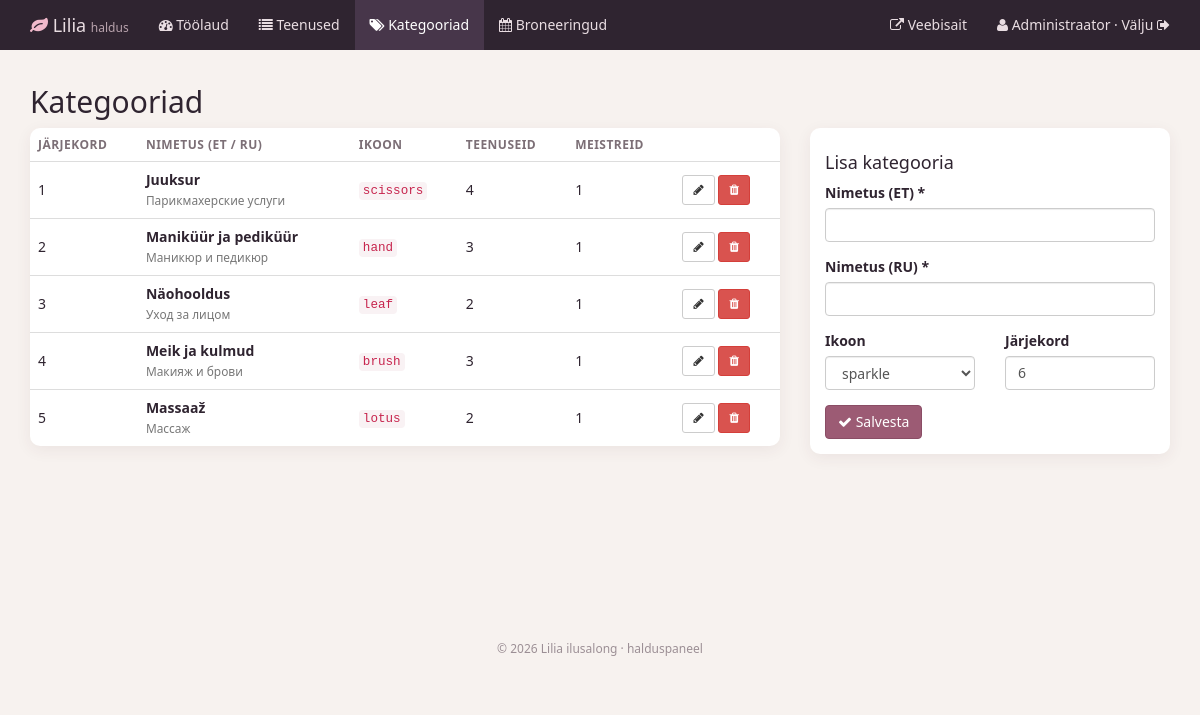
Screenshot of /salon_admin/categoriesAdmin (signed in) with the database file from the repository.
### tables this page shows
CREATE TABLE categories (
    id         INT AUTO_INCREMENT PRIMARY KEY,
    name_et    VARCHAR(100) NOT NULL,
    name_ru    VARCHAR(100) NOT NULL,
    icon       VARCHAR(30)  NOT NULL DEFAULT 'sparkle',
    sort_order INT NOT NULL DEFAULT 0
);

### salon_admin/controllerAdmin/controllerAdminCategory.php (called while the page is built, shortened)
<?php
class controllerAdminCategory {
    public static function CategoryList($result = null, $edit = null) {
        $arr = modelAdminCategory::getCategoryList();
        $icons = modelAdminCategory::ICONS;
        include_once 'viewAdmin/categoryList.php';
    }
}

### salon_admin/routeAdmin/routingAdmin.php (called while the page is built)
<?php
$host = explode('?', $_SERVER['REQUEST_URI'])[0];
$num  = substr_count($host, '/');
$path = explode('/', $host)[$num];
$isPost = $_SERVER['REQUEST_METHOD'] === 'POST';
$id = isset($_GET['id']) ? (int)$_GET['id'] : 0;
if ($path == '' OR $path == 'index.php') {
    $response = controllerAdmin::formLoginSite();
}
elseif ($path == 'login') {
    $response = controllerAdmin::loginAction();
}
elseif ($path == 'logout') {
    $response = controllerAdmin::logoutAction();
}
elseif (!modelAdmin::isAdmin()) {
    $response = controllerAdmin::formLoginSite();
}
elseif ($path == 'dashboard') {
    $response = controllerAdmin::dashboard();
}
elseif ($path == 'servicesAdmin') {
    $response = controllerAdminService::ServiceList();
}
elseif ($path == 'serviceAdd') {
    $response = controllerAdminService::ServiceAddForm();
}
elseif ($path == 'serviceAddResult' and $isPost) {
    $response = controllerAdminService::ServiceAddResult();
}
elseif ($path == 'serviceEdit' and $id) {
    $response = controllerAdminService::ServiceEditForm($id);
}
elseif ($path == 'serviceEditResult' and $id and $isPost) {
    $response = controllerAdminService::ServiceEditResult($id);
}
elseif ($path == 'serviceDel' and $id) {
    $response = controllerAdminService::ServiceDeleteForm($id);
}
elseif ($path == 'serviceDelResult' and $id and $isPost) {
    $response = controllerAdminService::ServiceDeleteResult($id);
}
elseif ($path == 'categoriesAdmin') {
    $response = controllerAdminCategory::CategoryList();
}
elseif ($path == 'categoryAdd' and $isPost) {
    $response = controllerAdminCategory::CategoryAdd();
}
elseif ($path == 'categoryEdit' and $id) {
    $response = controllerAdminCategory::CategoryEditForm($id);
}
elseif ($path == 'categoryEditResult' and $id and $isPost) {
    $response = controllerAdminCategory::CategoryEditResult($id);
}
elseif ($path == 'categoryDel' and $id and $isPost) {
    $response = controllerAdminCategory::CategoryDelete($id);
}
elseif ($path == 'bookingsAdmin') {
    $response = controllerAdminBooking::BookingList();
}
elseif ($path == 'bookingStatus' and $isPost) {
    $response = controllerAdminBooking::BookingStatus();
}
elseif ($path == 'bookingDel' and $isPost) {
    $response = controllerAdminBooking::BookingDelete();
}
else {
    $response = controllerAdmin::error404();
}

### salon_admin/index.php (called while the page is built, shortened)
<?php
require_once '../inc/Database.php';
require_once '../inc/Lang.php';
include_once 'modelAdmin/modelAdminCategory.php';
include_once 'controllerAdmin/controllerAdminCategory.php';
include 'routeAdmin/routingAdmin.php';

### inc/Database.php (called while the page is built, shortened)
<?php
class Database {
    private $conn;
    private $host;
    private $user;
    private $password;
    private $baseName;
    function __construct() {
        $this->host     = getenv('DB_HOST') ?: 'db';
        $this->user     = getenv('DB_USER') ?: 'lilia_app';
        $this->password = getenv('DB_PASSWORD') !== false ? getenv('DB_PASSWORD') : '';
        $this->baseName = getenv('DB_NAME') ?: 'ilusalong';
    }
    function connect() {
        if (!$this->conn) {
            try {
                $this->conn = new PDO(
                    'mysql:host=' . $this->host . ';dbname=' . $this->baseName . ';charset=utf8mb4',
                    $this->user,
                    $this->password,
                    array(PDO::ATTR_ERRMODE => PDO::ERRMODE_EXCEPTION)
                );
            } catch (Exception $e) {
                error_log('DB connection failed: ' . $e->getMessage());
                http_response_code(503);
                die('Andmebaasiga ühendumine ebaõnnestus. Palun proovi hiljem uuesti.');
            }
        }
        return $this->conn;
    }
    function getAll($query, $params = array()) {
        $stmt = $this->conn->prepare($query);
        $stmt->execute($params);
        return $stmt->fetchAll(PDO::FETCH_ASSOC);
    }
}

### salon_admin/modelAdmin/modelAdminCategory.php (called while the page is built, shortened)
<?php
class modelAdminCategory {
    public static function getCategoryList() {
        $db = new Database();
        return $db->getAll(
            "SELECT c.*,
                    (SELECT COUNT(*) FROM services s WHERE s.category_id = c.id) AS services_count,
                    (SELECT COUNT(*) FROM masters m WHERE m.category_id = c.id) AS masters_count
             FROM categories c ORDER BY c.sort_order, c.id"
        );
    }
}

### inc/Lang.php (called while the page is built, shortened)
<?php
function e($value) {
    return htmlspecialchars((string)$value, ENT_QUOTES, 'UTF-8');
}

### salon_admin/viewAdmin/categoryList.php (the view, shortened to what this page needs)
<?php
$isEdit = !empty($edit);
$f = $isEdit ? $edit : array('name_et' => '', 'name_ru' => '', 'icon' => 'sparkle', 'sort_order' => count($arr) + 1);
?>
<h2>Kategooriad</h2>
<div class="row">
    <div class="col-md-8">
        <div class="panel panel-default">
            <div class="table-wrap">
                <table class="table table-hover table-cards">
                    <tr><th>Järjekord</th><th>Nimetus (ET / RU)</th><th>Ikoon</th><th>Teenuseid</th><th>Meistreid</th><th></th></tr>
                    <?php foreach ($arr as $c): ?>
                        <tr>
                            <td><?php echo (int)$c['sort_order']; ?></td>
                            <td><b><?php echo e($c['name_et']); ?></b><br><small class="text-muted"><?php echo e($c['name_ru']); ?></small></td>
                            <td><code><?php echo e($c['icon']); ?></code></td>
                            <td><?php echo (int)$c['services_count']; ?></td>
                            <td><?php echo (int)$c['masters_count']; ?></td>
                            <td class="actions">
                                <a class="btn btn-default btn-sm" href="categoryEdit?id=<?php echo (int)$c['id']; ?>"><i class="fa fa-pencil"></i></a>
                                <form method="POST" action="categoryDel?id=<?php echo (int)$c['id']; ?>" class="inline"
                                      onsubmit="return confirm('Kustutada kategooria?');">
                                    <button class="btn btn-danger btn-sm" type="submit"><i class="fa fa-trash"></i></button>
                                </form>
                            </td>
                        </tr>
                    <?php endforeach; ?>
                </table>
            </div>
        </div>
    </div>
    <div class="col-md-4">
        <form class="panel panel-default panel-body" method="POST"
              action="<?php echo $isEdit ? 'categoryEditResult?id=' . (int)$edit['id'] : 'categoryAdd'; ?>">
            <h4><?php echo $isEdit ? 'Muuda kategooriat' : 'Lisa kategooria'; ?></h4>
            <div class="form-group"><label>Nimetus (ET) *</label>
                <input class="form-control" name="name_et" maxlength="100" required value="<?php echo e($f['name_et']); ?>"></div>
            <div class="form-group"><label>Nimetus (RU) *</label>
                <input class="form-control" name="name_ru" maxlength="100" required value="<?php echo e($f['name_ru']); ?>"></div>
            <div class="row">
                <div class="col-xs-6 form-group"><label>Ikoon</label>
                    <select class="form-control" name="icon">
                        <?php foreach ($icons as $i): ?>
                            <option <?php echo $f['icon'] == $i ? 'selected' : ''; ?>><?php echo e($i); ?></option>
                        <?php endforeach; ?>
                    </select>
                </div>
                <div class="col-xs-6 form-group"><label>Järjekord</label>
                    <input class="form-control" type="number" name="sort_order" value="<?php echo (int)$f['sort_order']; ?>"></div>
            </div>
            <button class="btn btn-primary" type="submit"><i class="fa fa-check"></i> Salvesta</button>
        </form>
    </div>
</div>
<?php include 'viewAdmin/templates/layout.php';

### salon_admin/public/css/admin.css (style rules this page uses)
body { background: #f7f2ef; color: #2f2430; font-family: 'Segoe UI', system-ui, sans-serif; }
a { color: #9c5b74; }
h2 { margin-top: 10px; }
.btn-primary { background: #9c5b74; border-color: #8a4d65; }
.panel { border: 0; border-radius: 10px; box-shadow: 0 4px 16px rgba(80, 45, 60, .07); }
.table > tbody > tr > th { border-top: 0; color: #7c6f76; font-weight: 600; font-size: 12px; text-transform: uppercase; letter-spacing: .04em; }
.table > tbody > tr > td { vertical-align: middle; }
.actions { white-space: nowrap; }
form.inline { display: inline-block; }
html, body { max-width: 100%; overflow-x: hidden; }
img, input, select, textarea { max-width: 100%; }
.table-wrap { width: 100%; }

### rows the page displays
categories: sort_order "1", name_et "Juuksur", name_ru "Парикмахерские услуги", icon "scissors", services_count "4", masters_count "1"
categories: sort_order "2", name_et "Maniküür ja pediküür", name_ru "Маникюр и педикюр", icon "hand", services_count "3", masters_count "1"
categories: sort_order "3", name_et "Näohooldus", name_ru "Уход за лицом", icon "leaf", services_count "2", masters_count "1"
categories: sort_order "4", name_et "Meik ja kulmud", name_ru "Макияж и брови", icon "brush", services_count "3", masters_count "1"
categories: sort_order "5", name_et "Massaaž", name_ru "Массаж", icon "lotus", services_count "2", masters_count "1"

### other values shown
$_SESSION['name'] "Administraator"
form field icon "sparkle"
